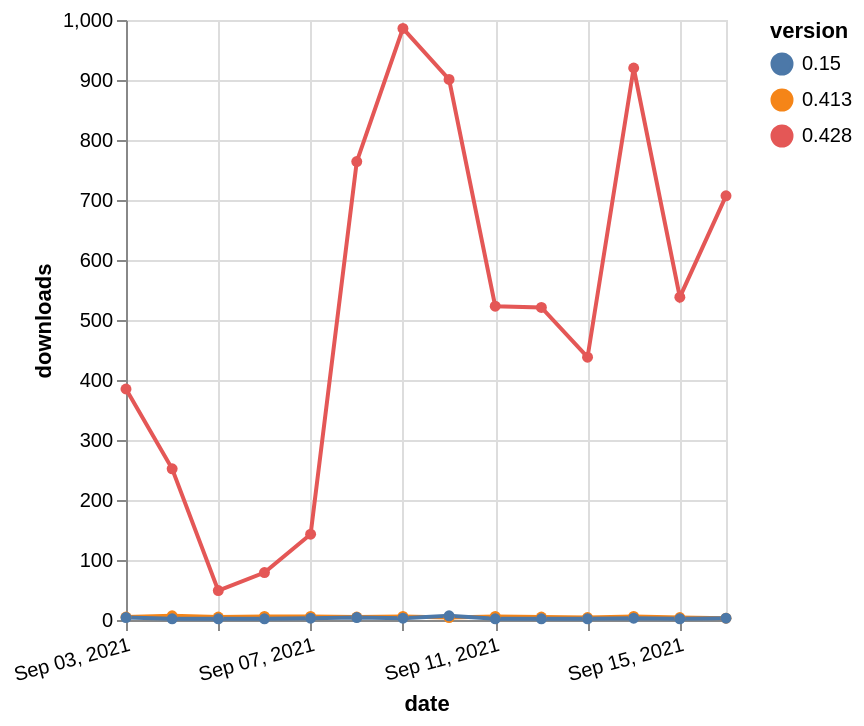

Here is the Vega-Lite specification saved for this chart:
### Vega-Lite specification from a JSON file in a GitHub repository (floating-point values rounded to 4 significant figures)
{"$schema": "https://vega.github.io/schema/vega-lite/v5.json", "description": "A simple bar chart with embedded data.", "data": {"values": [{"date": "2021-09-03", "total": 20698, "delta": 5, "version": "0.413"}, {"date": "2021-09-04", "total": 20705, "delta": 7, "version": "0.413"}, {"date": "2021-09-05", "total": 20710, "delta": 5, "version": "0.413"}, {"date": "2021-09-06", "total": 20716, "delta": 6, "version": "0.413"}, {"date": "2021-09-07", "total": 20722, "delta": 6, "version": "0.413"}, {"date": "2021-09-08", "total": 20727, "delta": 5, "version": "0.413"}, {"date": "2021-09-09", "total": 20733, "delta": 6, "version": "0.413"}, {"date": "2021-09-10", "total": 20737, "delta": 4, "version": "0.413"}, {"date": "2021-09-11", "total": 20743, "delta": 6, "version": "0.413"}, {"date": "2021-09-12", "total": 20748, "delta": 5, "version": "0.413"}, {"date": "2021-09-13", "total": 20752, "delta": 4, "version": "0.413"}, {"date": "2021-09-14", "total": 20758, "delta": 6, "version": "0.413"}, {"date": "2021-09-15", "total": 20762, "delta": 4, "version": "0.413"}, {"date": "2021-09-16", "total": 20765, "delta": 3, "version": "0.413"}, {"date": "2021-09-03", "total": 215030, "delta": 385, "version": "0.428"}, {"date": "2021-09-04", "total": 215282, "delta": 252, "version": "0.428"}, {"date": "2021-09-05", "total": 215331, "delta": 49, "version": "0.428"}, {"date": "2021-09-06", "total": 215410, "delta": 79, "version": "0.428"}, {"date": "2021-09-07", "total": 215553, "delta": 143, "version": "0.428"}, {"date": "2021-09-08", "total": 216317, "delta": 764, "version": "0.428"}, {"date": "2021-09-09", "total": 217303, "delta": 986, "version": "0.428"}, {"date": "2021-09-10", "total": 218204, "delta": 901, "version": "0.428"}, {"date": "2021-09-11", "total": 218727, "delta": 523, "version": "0.428"}, {"date": "2021-09-12", "total": 219248, "delta": 521, "version": "0.428"}, {"date": "2021-09-13", "total": 219686, "delta": 438, "version": "0.428"}, {"date": "2021-09-14", "total": 220606, "delta": 920, "version": "0.428"}, {"date": "2021-09-15", "total": 221144, "delta": 538, "version": "0.428"}, {"date": "2021-09-16", "total": 221851, "delta": 707, "version": "0.428"}, {"date": "2021-09-03", "total": 4276, "delta": 4, "version": "0.15"}, {"date": "2021-09-04", "total": 4278, "delta": 2, "version": "0.15"}, {"date": "2021-09-05", "total": 4280, "delta": 2, "version": "0.15"}, {"date": "2021-09-06", "total": 4282, "delta": 2, "version": "0.15"}, {"date": "2021-09-07", "total": 4285, "delta": 3, "version": "0.15"}, {"date": "2021-09-08", "total": 4289, "delta": 4, "version": "0.15"}, {"date": "2021-09-09", "total": 4292, "delta": 3, "version": "0.15"}, {"date": "2021-09-10", "total": 4299, "delta": 7, "version": "0.15"}, {"date": "2021-09-11", "total": 4301, "delta": 2, "version": "0.15"}, {"date": "2021-09-12", "total": 4303, "delta": 2, "version": "0.15"}, {"date": "2021-09-13", "total": 4305, "delta": 2, "version": "0.15"}, {"date": "2021-09-14", "total": 4308, "delta": 3, "version": "0.15"}, {"date": "2021-09-15", "total": 4310, "delta": 2, "version": "0.15"}, {"date": "2021-09-16", "total": 4313, "delta": 3, "version": "0.15"}]}, "width": "container", "mark": {"type": "line", "point": {"filled": true}}, "encoding": {"x": {"field": "date", "type": "temporal", "timeUnit": "yearmonthdate", "title": "date", "axis": {"labelAngle": -15}}, "y": {"field": "delta", "type": "quantitative", "title": "downloads"}, "color": {"field": "version", "type": "nominal"}, "tooltip": {"field": "delta"}}}
